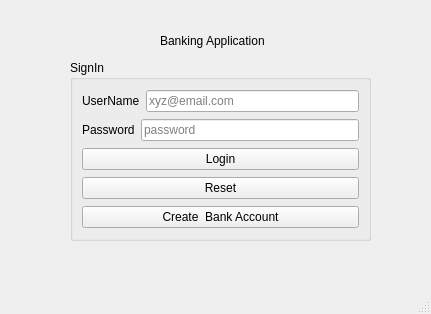
<?xml version="1.0" encoding="UTF-8"?>
<ui version="4.0">
 <class>MainWindow</class>
 <widget class="QMainWindow" name="MainWindow">
  <property name="geometry">
   <rect>
    <x>0</x>
    <y>0</y>
    <width>431</width>
    <height>314</height>
   </rect>
  </property>
  <property name="windowTitle">
   <string>Bank Login Page</string>
  </property>
  <widget class="QWidget" name="centralwidget">
   <widget class="QLabel" name="label">
    <property name="geometry">
     <rect>
      <x>160</x>
      <y>30</y>
      <width>111</width>
      <height>21</height>
     </rect>
    </property>
    <property name="text">
     <string>Banking Application</string>
    </property>
   </widget>
   <widget class="QGroupBox" name="groupBox">
    <property name="geometry">
     <rect>
      <x>70</x>
      <y>60</y>
      <width>301</width>
      <height>181</height>
     </rect>
    </property>
    <property name="title">
     <string>SignIn</string>
    </property>
    <layout class="QVBoxLayout" name="verticalLayout">
     <item>
      <layout class="QHBoxLayout" name="horizontalLayout">
       <item>
        <widget class="QLabel" name="label_2">
         <property name="text">
          <string>UserName</string>
         </property>
        </widget>
       </item>
       <item>
        <widget class="QLineEdit" name="lineEdit_username">
         <property name="placeholderText">
          <string>xyz@email.com</string>
         </property>
        </widget>
       </item>
      </layout>
     </item>
     <item>
      <layout class="QHBoxLayout" name="horizontalLayout_2">
       <item>
        <widget class="QLabel" name="label_3">
         <property name="text">
          <string>Password</string>
         </property>
        </widget>
       </item>
       <item>
        <widget class="QLineEdit" name="lineEdit_password">
         <property name="echoMode">
          <enum>QLineEdit::Password</enum>
         </property>
         <property name="placeholderText">
          <string>password</string>
         </property>
        </widget>
       </item>
      </layout>
     </item>
     <item>
      <widget class="QPushButton" name="PushButton_Login">
       <property name="text">
        <string>Login</string>
       </property>
      </widget>
     </item>
     <item>
      <widget class="QPushButton" name="pushButton_Reset">
       <property name="text">
        <string>Reset</string>
       </property>
      </widget>
     </item>
     <item>
      <widget class="QPushButton" name="pushButton_createaccount">
       <property name="text">
        <string>Create  Bank Account</string>
       </property>
      </widget>
     </item>
    </layout>
   </widget>
  </widget>
  <widget class="QMenuBar" name="menubar">
   <property name="geometry">
    <rect>
     <x>0</x>
     <y>0</y>
     <width>431</width>
     <height>21</height>
    </rect>
   </property>
  </widget>
  <widget class="QStatusBar" name="statusbar"/>
 </widget>
 <resources/>
 <connections/>
</ui>
